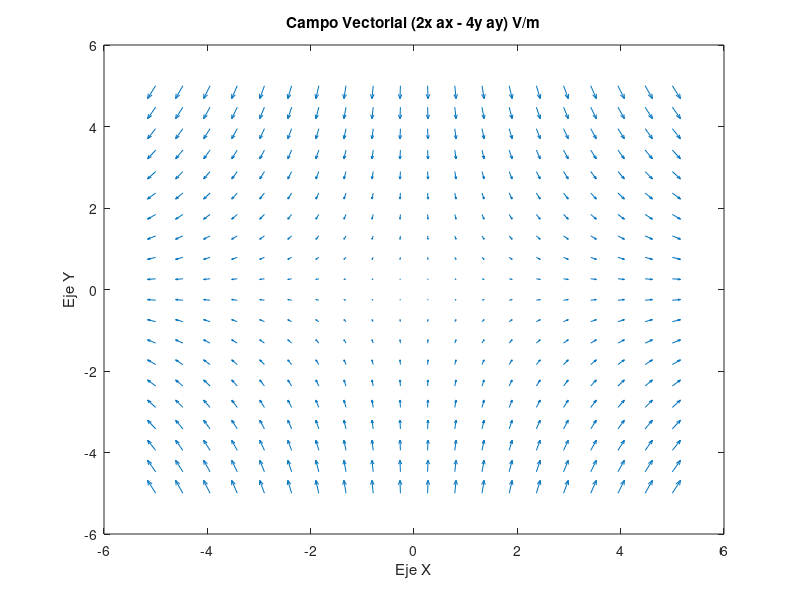

This figure's MATLAB source:
% Definir el rango de coordenadas x e y
x = linspace(-5, 5, 20);
y = linspace(-5, 5, 20);

% Crear una malla de coordenadas x e y
[xmesh, ymesh] = meshgrid(x, y);

% Calcular los componentes del campo vectorial
umesh = 2 * xmesh;
vmesh = -4* ymesh;

% Crear el gráfico de campo vectorial
quiver(xmesh, ymesh, umesh, vmesh, 0.5);

% Etiquetas de ejes
xlabel('Eje X');
ylabel('Eje Y');

% Título
title('Campo Vectorial (2x ax - 4y ay) V/m');